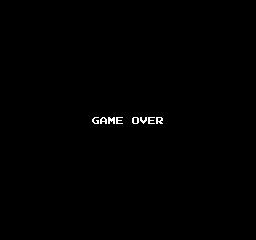

The image is a tile-based game level rendered from a .tmx file. Its description and source (layers, tilesets, objects; grid data summarised) follow:
An orthogonal 16x15 tile map with 16x16 px tiles, 1 tile layer (Tile Layer 1).

<map version="1.0" orientation="orthogonal" width="16" height="15" tilewidth="16" tileheight="16">
 <tileset firstgid="1" name="Game_over" tilewidth="16" tileheight="16">
  <image source="Game_Start.JPG" width="330" height="210" />
 </tileset>
 <layer name="Tile Layer 1" width="16" height="15">
  <data>[240 cells, 240 non-empty, 7 distinct tile ids]</data>
 </layer>
</map>
